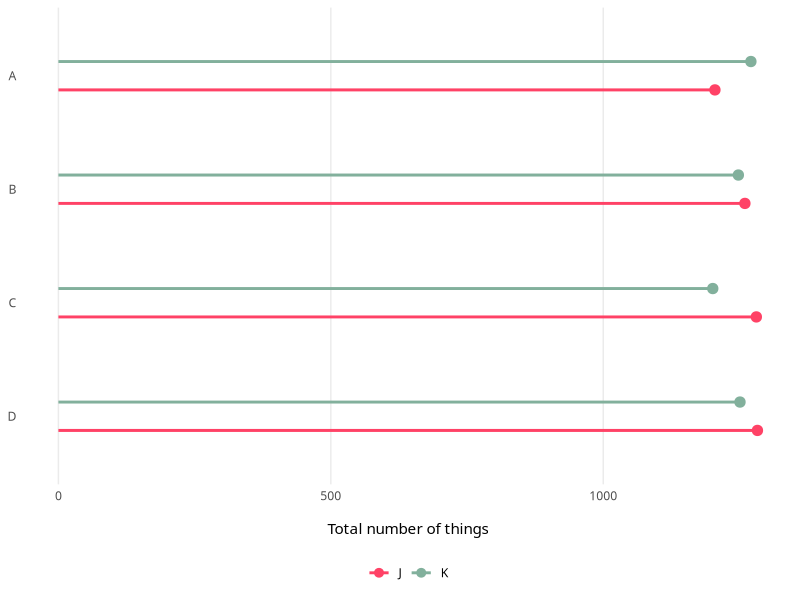
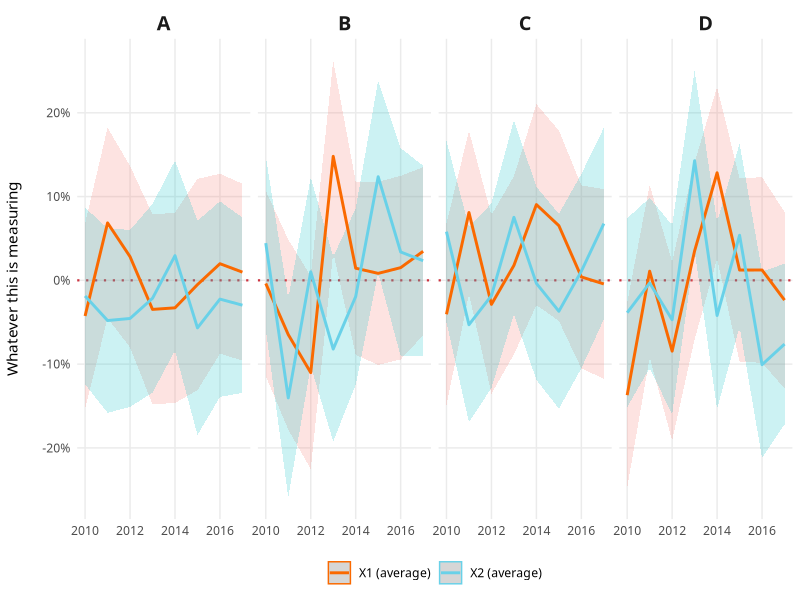
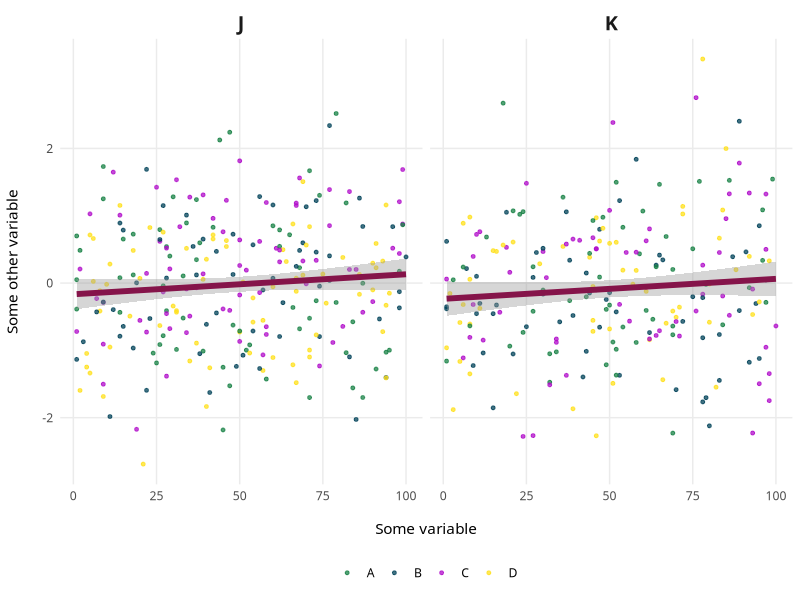
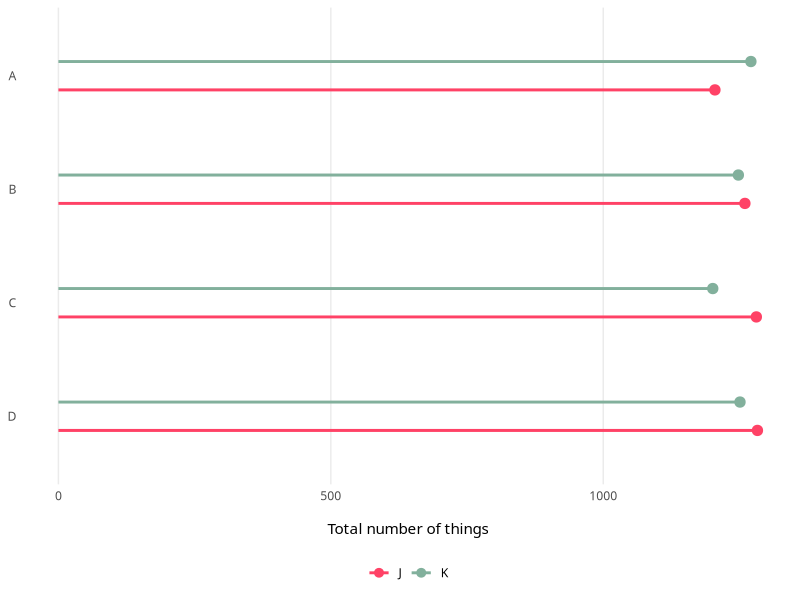
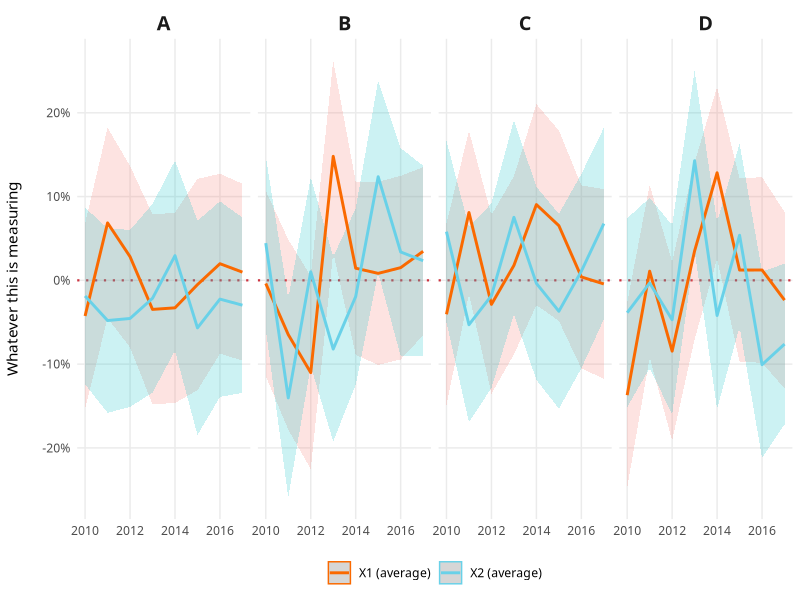
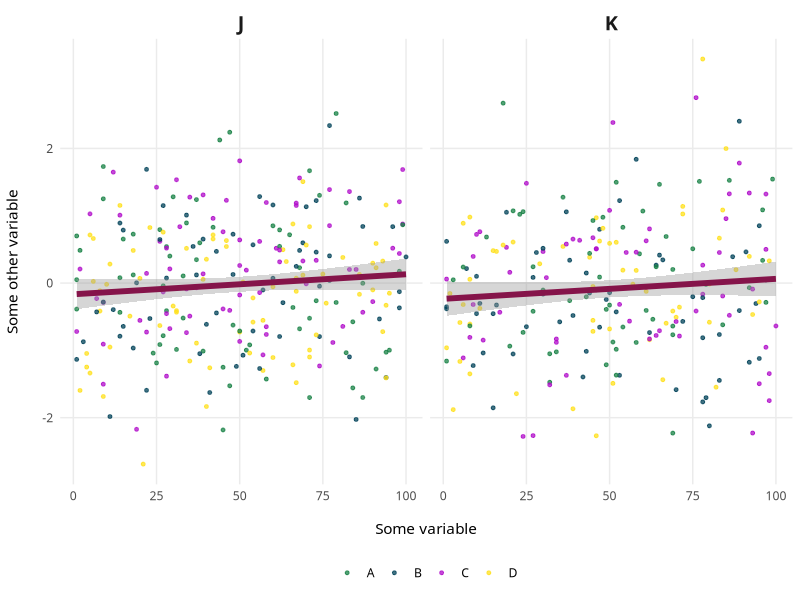

R code for these plots, in order:
## ---- chunk 1
library(tidyverse)
library(scales)  # For nicer scales

set.seed(1234)  # Make all random draws the same
example_data <- data_frame(x1 = rnorm(10000),
                           x2 = rnorm(10000),
                           y1 = sample(1:100, 10000, replace = TRUE),
                           y2 = sample(LETTERS[1:4], 10000, replace = TRUE),
                           y3 = sample(LETTERS[10:11], 10000, replace = TRUE),
                           year = sample(2010:2017, 10000, replace = TRUE)) %>%
  arrange(y2, year)

# write_csv(example_data, "data/example_data.csv")
## ---- chunk 2
my_beautiful_fancy_theme <- theme_minimal(base_family = "Source Sans Pro") +
  theme(legend.position = "bottom",
        panel.background = element_rect(fill = "transparent", colour = NA),
        plot.background = element_rect(fill = "transparent", colour = NA),
        axis.title.x = element_text(margin = margin(t = 15)),
        axis.title.y = element_text(margin = margin(r = 15)),
        strip.text = element_text(family = "Source Sans Pro", face = "bold",
                                  size = rel(1.3)))
## ---- chunk 3
example_data_summarized <- example_data %>%
  group_by(y2, y3) %>%
  summarize(n = n())

figure1 <- ggplot(example_data_summarized, aes(x = n, y = fct_rev(y2), color = y3)) +
  geom_pointrange(aes(xmin = 0, xmax = n), position = position_dodge(width = 0.5),
                  linewidth = 1, fatten = 5) +
  labs(x = "Total number of things", y = NULL) +
  guides(color = guide_legend(title = NULL)) +
  scale_color_manual(values = c("#FF4266", "#82B09C")) +
  my_beautiful_fancy_theme + 
  theme(panel.grid.minor = element_blank(),
        panel.grid.major.y = element_blank())

figure1

ggsave(figure1, filename = "output/figure1.pdf", device = cairo_pdf,
       width = 6, height = 4, units = "in", bg = "transparent")
## ---- chunk 4
example_data_time <- example_data %>%
  pivot_longer(cols = c(x1, x2), names_to = "x_names", values_to = "value") %>%
  group_by(x_names, year, y2) %>%
  summarize(x_avg = mean(value),
            error = sd(value) / sqrt(length(value))) %>%
  ungroup() %>%
  mutate(upper = x_avg + (1.96 * error),
         lower = x_avg - (1.96 * error)) %>%
  mutate(x_names = recode(x_names, 
                          x1 = "X1 (average)",
                          x2 = "X2 (average)"))

figure2 <- ggplot(example_data_time, aes(x = year, y = x_avg, color = x_names)) +
  geom_hline(yintercept = 0, linewidth = 0.75, color = "#CC3340", linetype = "dotted") +
  geom_ribbon(aes(ymin = lower, ymax = upper, fill = x_names, color = NULL), alpha = 0.2) +
  geom_line(linewidth = 1) + 
  scale_color_manual(values = c("#FA6900", "#69D1E8")) + 
  scale_y_continuous(labels = percent) +
  guides(color = guide_legend(title = NULL), fill = "none") +
  labs(x = NULL, y = "Whatever this is measuring") +
  facet_wrap(~ y2, nrow = 1) + 
  my_beautiful_fancy_theme + 
  theme(panel.grid.minor = element_blank())

figure2

ggsave(figure2, filename = "output/figure2.pdf", device = cairo_pdf,
       width = 16, height = 3, units = "in", bg = "transparent")
## ---- chunk 5
# There are a lot of points here and they're all random and pointless, so I
# simplify this graphic by just taking a subset of them
example_data_subset <- example_data %>%
  sample_n(500)
  
figure3 <- ggplot(example_data_subset, aes(x = y1, y = x2, color = y2)) +
  geom_point(size = 1, alpha = 0.75) + 
  geom_smooth(method = "lm", color = "#85144A", linewidth = 2) +
  labs(x = "Some variable", y = "Some other variable") +
  guides(color = guide_legend(title = NULL)) +
  scale_color_manual(values = c("#188146", "#004259", "#B00DC9", "#FFE01C")) +
  facet_wrap(~ y3) +
  my_beautiful_fancy_theme + 
  theme(panel.grid.minor = element_blank())

figure3

ggsave(figure3, filename = "output/figure3.pdf", device = cairo_pdf,
       width = 6, height = 4, units = "in", bg = "transparent")
